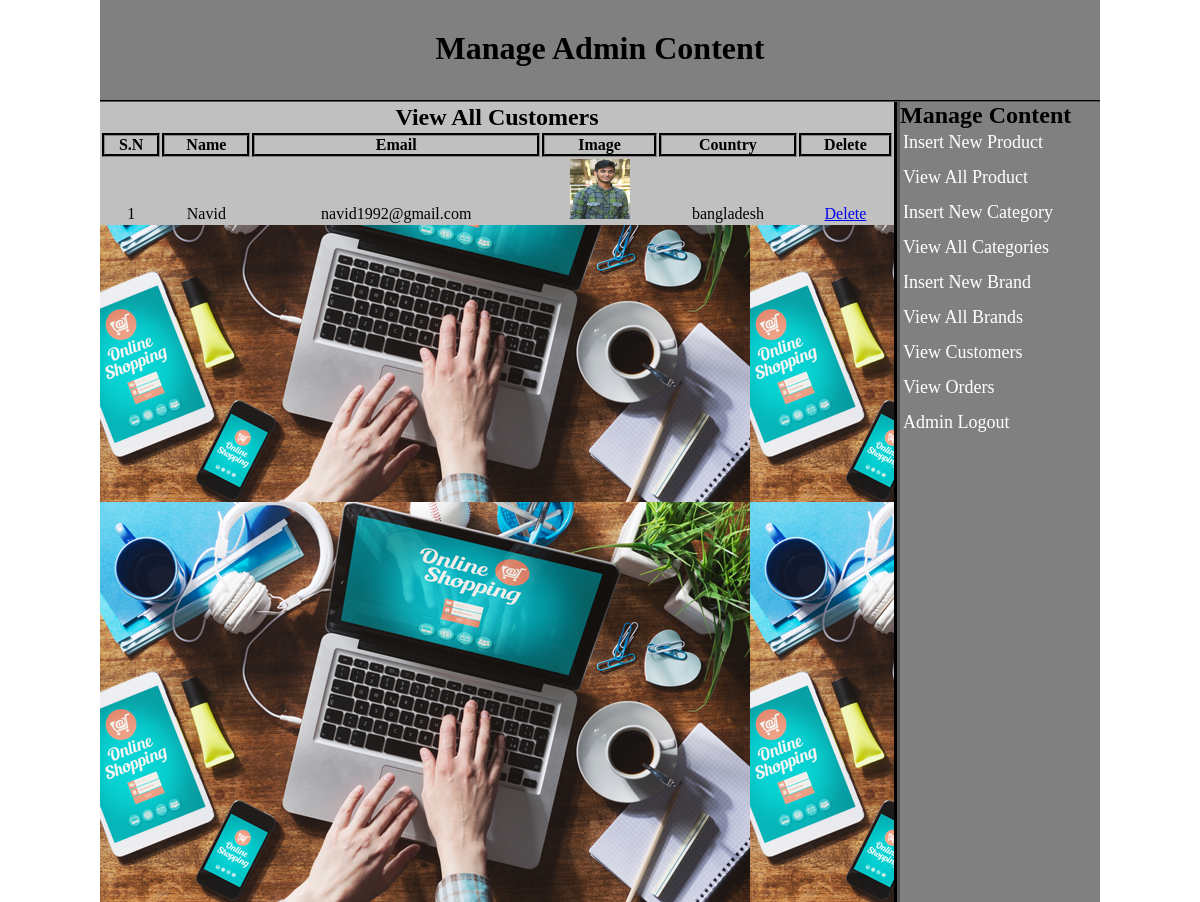
/admin_area/index.php?view_customers (signed in), run on the app's committed database.
### tables this page shows
CREATE TABLE `customers` (
  `customer_id` int(10) NOT NULL,
  `customer_name` varchar(100) NOT NULL,
  `customer_email` varchar(100) NOT NULL,
  `customer_pass` varchar(100) NOT NULL,
  `customer_country` text NOT NULL,
  `customer_city` text NOT NULL,
  `customer_contact` int(15) NOT NULL,
  `customer_address` text NOT NULL,
  `customer_image` text NOT NULL,
  `customer_ip` int(100) NOT NULL
);

### admin_area/view_customers.php (the view, shortened to what this page needs)
<?php if(!isset($_SESSION['admin_email'])){
	echo "<script>window.open('login.php','_self')</script> ";
}
else
{
 ?>
<!DOCTYPE html>
<html>
<head>
</head>
<body>
<table width="794" align="center" bgcolor="silver">
	<tr align="center">
		<td colspan="6">
		<h2> View All Customers</h2>
		</td>
	</tr>
	<tr align="center">
		<th>S.N</th>
		<th>Name</th>
		<th>Email</th>
		<th>Image</th>
		<th>Country</th>
		<th>Delete</th>
	</tr>
	<?php
	include("include/db.php");
	$get_c="select * from customers";
	$run_c=mysqli_query($con,$get_c);
	$i=0;
	while($row_c=mysqli_fetch_array($run_c))
	{
		$c_id=$row_c['customer_id'];
		$c_name=$row_c['customer_name'];
		$c_email=$row_c['customer_email'];
		$c_image=$row_c['customer_image'];
		$c_country=$row_c['customer_country'];
		$i++;
	 ?>
	<tr align="center">
		<td><?php echo $i;?></td>
		<td><?php echo $c_name;?></td>
		<td><?php echo $c_email;?></td>
		<td><img src="../customer/customer_photos/<?php echo $c_image;?>" width="60" height="60"/></td>
		<td><?php echo $c_country;?></td>
		<td><a href="delete_c.php?delete_c=<?php echo $c_id;?>">Delete</a></td>
	</tr>
	<?php  }  ?>
</table>
</body>
</html>
<?php } ?>

### admin_area/styles/style.css (style rules this page uses)
html, body, div, span, applet, object, iframe, h1, h2, h3, h4, h5, h6, p, blockquote, pre, a, abbr, acronym, address, big, cite, code, del, dfn, em, img, ins, kbd, q, s, samp, small, strike, strong, sub, sup, tt, var, b, u, i, center, dl, dt, dd, ol, ul, li, fieldset, form, label, legend, table, caption, tbody, tfoot, thead, tr, th, td, article, aside, canvas, details, embed, figure, figcaption, footer, header, hgroup, menu, nav, output, ruby, section, summary, time, mark, audio, video { margin: 0; padding: 0; border: 0; vertical-align: baseline; }
body { background:#666: }

### admin_area/view_customers.php (style rules this page uses)
th,tr { border:3px groove #333; }

### data on the page
customers: customer_name "Navid", customer_email "navid1992@gmail.com", customer_image (picture), customer_country "bangladesh"
